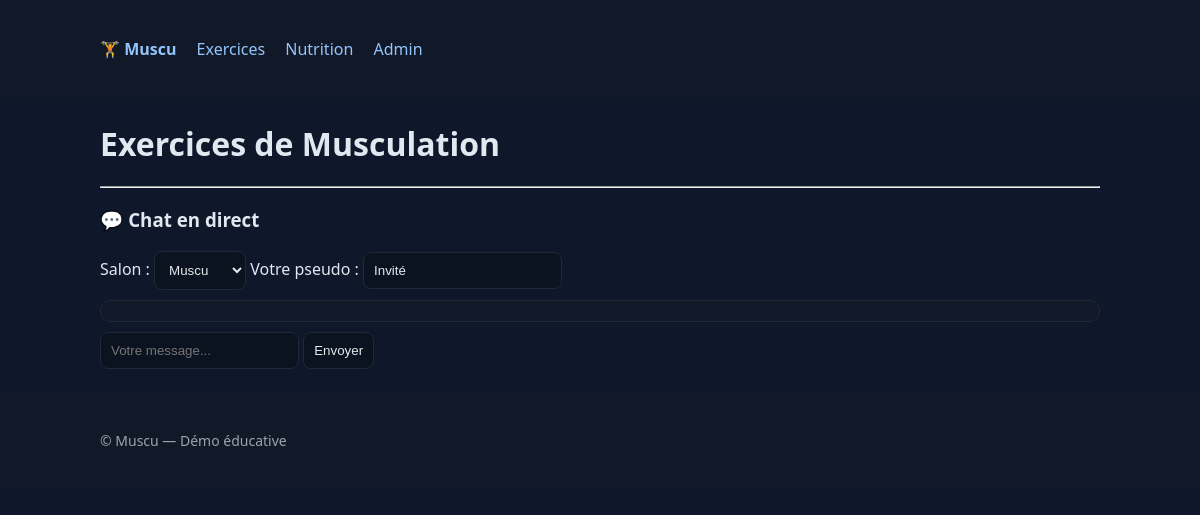
The page /exercices/ on the database as committed earlier.
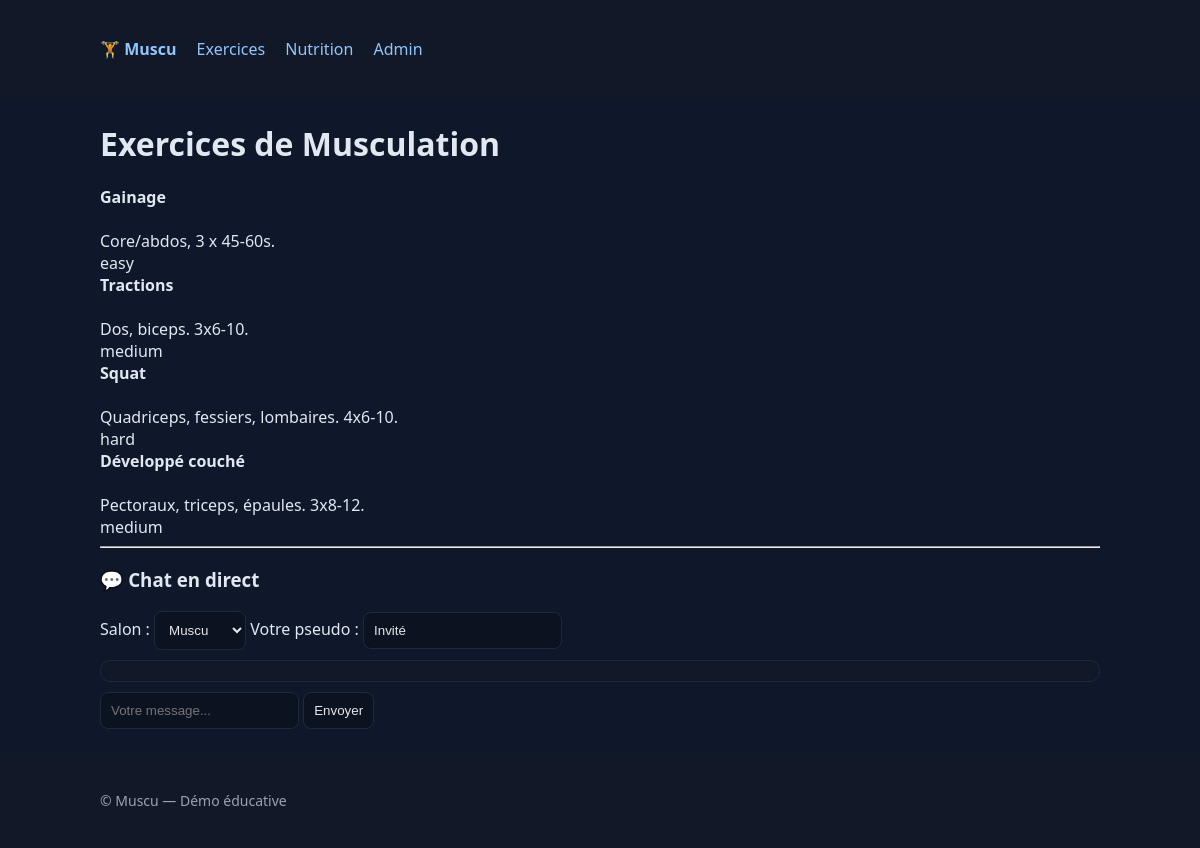
The same page on the database as committed later.
### training/models.py (models this page shows, shortened)
class Exercise(models.Model):
    DIFFICULTY_CHOICES = [
        ('easy', 'Facile'),
        ('medium', 'Moyenne'),
        ('hard', 'Difficile'),
    ]
    name = models.CharField(max_length=200)
    description = models.TextField()
    category = models.CharField(max_length=100)
    difficulty = models.CharField(max_length=50, choices=DIFFICULTY_CHOICES)
    created_at = models.DateTimeField(auto_now_add=True)

### training/views.py (the view)
# urls.py: path("exercices/", views.exercise_list, name="exercices"),
def exercise_list(request):
    exercises = Exercise.objects.all().order_by("-created_at")
    return render(request, "training/exercise_list.html", {"exercises": exercises})

### training/templates/training/exercise_list.html (shortened to what this page needs)
{% extends "training/base.html" %}
{% block content %}
<h1>Exercices de Musculation</h1>
<div class="exercises">
    {% for exercise in exercises %}
        <div>
            <strong>{{ exercise.name }}</strong><br>
            {{ exercise.muscle_group }}<br>
            {{ exercise.description }}<br>
            {{ exercise.difficulty }}
        </div>
    {% endfor %}
</div>
<hr>
<h3>💬 Chat en direct</h3>
<label for="room">Salon :</label>
<select id="room">
    <option value="muscu">Muscu</option>
</select>
<label for="username">Votre pseudo :</label>
<input id="username" type="text" placeholder="Entrez votre pseudo" value="Invité">
<div id="chat-log" class="chat-log"></div>
<input id="chat-message-input" type="text" placeholder="Votre message...">
<button id="chat-message-submit">Envoyer</button>
{% endblock %}

### training/templates/training/base.html (shortened to what this page needs)
<!DOCTYPE html>
<html lang="fr">
<head>
</head>
<body>
<header>
  <nav class="container">
    <a href="{% url 'home' %}"><strong>🏋️ Muscu</strong></a>
    <a href="{% url 'exercices' %}">Exercices</a>
    <a href="{% url 'nutrition' %}">Nutrition</a>
    <a href="/admin/">Admin</a>
  </nav>
</header>
<main class="container">
  {% block content %}{% endblock %}
</main>
<footer>
  <div class="container muted">© Muscu — Démo éducative</div>
</footer>
</body>
</html>

### training/templates/training/base.html (style rules this page uses)
body { font-family: system-ui, -apple-system, Segoe UI, Roboto, Arial, sans-serif; margin:0; background:#0f172a; color:#e2e8f0; }
header, footer { background:#111827; padding:14px 20px; }
a { color:#93c5fd; text-decoration:none; }
nav a { margin-right:16px; }
.container { max-width: 1000px; margin: 24px auto; padding: 0 16px; }
.muted { color:#9ca3af; font-size:14px; }
input, textarea, select, button { background:#0b1220; color:#e5e7eb; border:1px solid #1f2937; border-radius:8px; padding:10px; }
button { cursor:pointer; }
.chat-log { max-height:240px; overflow:auto; padding:8px; background:#0b1220; border:1px solid #1f2937; border-radius:8px; }

### training/templates/training/exercise_list.html (style rules this page uses)
.chat-log { max-height: 300px; overflow-y: auto; padding: 10px; background: #111827; border-radius: 10px; margin: 10px 0; }

Rows that differ between the two databases and show on the page:
added Exercise: name "Gainage", description "Core/abdos, 3 x 45-60s.", difficulty "easy"
added Exercise: name "Tractions", description "Dos, biceps. 3x6-10.", difficulty "medium"
added Exercise: name "Squat", description "Quadriceps, fessiers, lombaires. 4x6-10.", difficulty "hard"
added Exercise: name "Développé couché", description "Pectoraux, triceps, épaules. 3x8-12.", difficulty "medium"
